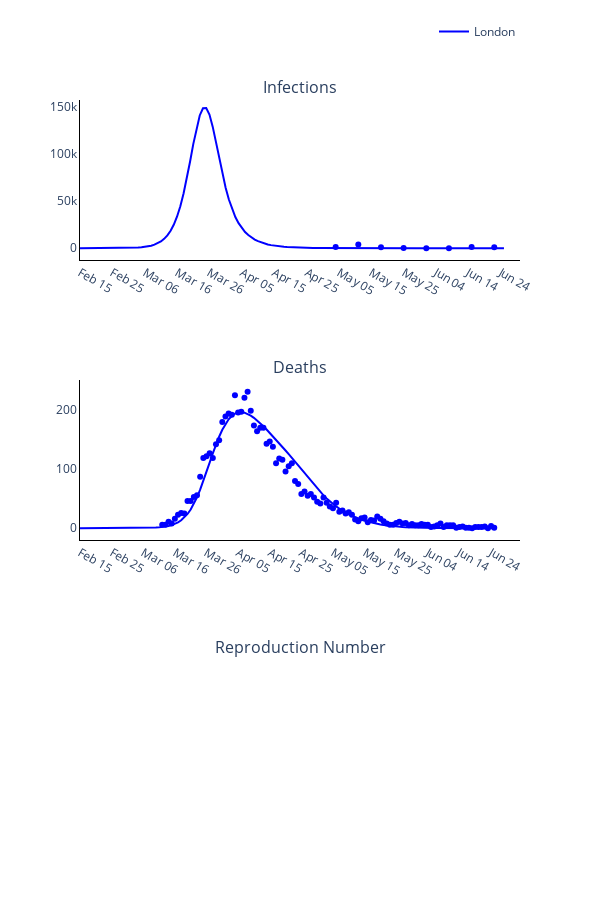

The notebook cell this image was saved under:
### Markdown cell above
### Plot observed versus predicted using model with optimised parameters

### Code cell
# Trace names - represent the solver used for the simulation
trace_name = regions
titles = ['Infections', 'Deaths', 'Reproduction Number']

fig = go.Figure()
fig = make_subplots(rows=len(titles), cols=1, subplot_titles=tuple(titles), horizontal_spacing = 0.15)

# Plot (continuous predicted timeline and pointwise observed numbers each day)
for r, region in enumerate(regions):
    # Plot of infections
    fig.add_trace(
        go.Scatter(
            x=times,
            y=new_infec_pred[r].tolist(),
            mode='lines',
            name=trace_name[r],
            line_color=colours[r]
        ),
        row= 1,
        col= 1
    )

    fig.add_trace(
        go.Scatter(
            x=serology_times,
            y=np.sum(np.multiply(np.nan_to_num(np.divide(positives_data[r], tests[r])), susceptibles[r]), axis=1).tolist(),
            mode='markers',
            name=trace_name[r],
            showlegend=False,
            line_color=colours[r]
        ),
        row= 1,
        col= 1
    )

    # Plot deaths
    fig.add_trace(
        go.Scatter(
            x=times,
            y=deaths_pred[r].tolist(),
            mode='lines',
            name=trace_name[r],
            showlegend=False,
            line_color=colours[r]
        ),
        row= 2,
        col= 1
    )

    fig.add_trace(
        go.Scatter(
            x=deaths_times,
            y=np.sum(deaths_data[r], axis=1).tolist(),
            mode='markers',
            name=trace_name[r],
            showlegend=False,
            line_color=colours[r]
        ),
        row= 2,
        col= 1
    )

    # Plot reproduction number
    #fig.add_trace(
    #    go.Scatter(
    #        x=times,
    #        y=reprod_num_pred[r].tolist(),
    #        mode='lines',
    #        name=trace_name[r],
    #        showlegend=False,
    #        line_color=colours[r]
    #    ),
    #    row= 3,
    #    col= 1
    #)

# Add axis labels
fig.update_layout(
    width=600, 
    height=900,
    plot_bgcolor='white',
    xaxis=dict(
        linecolor='black',
        tickvals=np.arange(1, total_days, 10).tolist(),
        ticktext=['Feb 15', 'Feb 25', 'Mar 06', 'Mar 16', 'Mar 26', 'Apr 05', 'Apr 15', 'Apr 25', 'May 05', 'May 15', 'May 25', 'Jun 04', 'Jun 14', 'Jun 24']),
    yaxis=dict(linecolor='black'),
    xaxis2=dict(
        linecolor='black',
        tickvals=np.arange(1, total_days, 10).tolist(),
        ticktext=['Feb 15', 'Feb 25', 'Mar 06', 'Mar 16', 'Mar 26', 'Apr 05', 'Apr 15', 'Apr 25', 'May 05', 'May 15', 'May 25', 'Jun 04', 'Jun 14', 'Jun 24']),
    yaxis2=dict(linecolor='black'),
    xaxis3=dict(
        linecolor='black',
        tickvals=np.arange(1, total_days, 10).tolist(),
        ticktext=['Feb 15', 'Feb 25', 'Mar 06', 'Mar 16', 'Mar 26', 'Apr 05', 'Apr 15', 'Apr 25', 'May 05', 'May 15', 'May 25', 'Jun 04', 'Jun 14', 'Jun 24']),
    yaxis3=dict(linecolor='black'),
    legend=dict(
        orientation='h',
        yanchor="bottom",
        y=1.075,
        xanchor="right",
        x=1)
    )

fig.write_image('images/Figure-3-optimisation.pdf')
fig.show()

### Figure 1 — Plotly figure (JSON) as saved in the notebook; plotly's stock layout.template omitted (floating-point values rounded to 4 significant figures; data arrays with more than 128 entries replaced by an {"elided": "..."} marker saying what was removed)
{"data": [{"line": {"color": "blue"}, "mode": "lines", "name": "London", "type": "scatter", "x": {"elided": "132 int values"}, "xaxis": "x", "y": {"elided": "132 float values"}, "yaxis": "y"}, {"line": {"color": "blue"}, "mode": "markers", "name": "London", "showlegend": false, "type": "scatter", "x": [80, 87, 94, 101, 108, 115, 122, 129], "xaxis": "x", "y": [1324.0, 3902.0, 1017.0, 372.9, 0, 0, 1378.0, 997.1, 982, 818.3, 241.0, 240.6, 0, 0, 827.9, 1296.0, 0, 1934.0, 2575.0, 2745.0, 709.9, 3286.0, 7272.0, 5684.0, 3567.0, 0, 6016.0, 7705.0, 8541.0, 0, 19160.0, 16580.0, 16990.0, 4429.0, 3429.0, 3375.0, 2405.0, 1205.0, 725.3, 1277.0, 6202.0, 998.6, 527.7, 1008.0, 0, 669.5, 446.0, 1265.0, 739.8, 6587.0, 6924.0, 5566.0, 3583.0], "yaxis": "y"}, {"line": {"color": "blue"}, "mode": "lines", "name": "London", "showlegend": false, "type": "scatter", "x": {"elided": "132 int values"}, "xaxis": "x2", "y": {"elided": "132 float values"}, "yaxis": "y2"}, {"line": {"color": "blue"}, "mode": "markers", "name": "London", "showlegend": false, "type": "scatter", "x": [27, 28, 29, 30, 31, 32, 33, 34, 35, 36, 37, 38, 39, 40, 41, 42, 43, 44, 45, 46, 47, 48, 49, 50, 51, 52, 53, 54, 55, 56, 57, 58, 59, 60, 61, 62, 63, 64, 65, 66, 67, 68, 69, 70, 71, 72, 73, 74, 75, 76, 77, 78, 79, 80, 81, 82, 83, 84, 85, 86, 87, 88, 89, 90, 91, 92, 93, 94, 95, 96, 97, 98, 99, 100, 101, 102, 103, 104, 105, 106, 107, 108, 109, 110, 111, 112, 113, 114, 115, 116, 117, 118, 119, 120, 121, 122, 123, 124, 125, 126, 127, 128, 129, 130, 131, 132], "xaxis": "x2", "y": {"elided": "471 int values"}, "yaxis": "y2"}], "layout": {"annotations": [{"font": {"size": 16}, "showarrow": false, "text": "Infections", "x": 0.5, "xanchor": "center", "xref": "paper", "y": 1, "yanchor": "bottom", "yref": "paper"}, {"font": {"size": 16}, "showarrow": false, "text": "Deaths", "x": 0.5, "xanchor": "center", "xref": "paper", "y": 0.6111, "yanchor": "bottom", "yref": "paper"}, {"font": {"size": 16}, "showarrow": false, "text": "Reproduction Number", "x": 0.5, "xanchor": "center", "xref": "paper", "y": 0.2222, "yanchor": "bottom", "yref": "paper"}], "height": 900, "legend": {"orientation": "h", "x": 1, "xanchor": "right", "y": 1.075, "yanchor": "bottom"}, "plot_bgcolor": "white", "width": 600, "xaxis": {"anchor": "y", "domain": [0, 1], "linecolor": "black", "ticktext": ["Feb 15", "Feb 25", "Mar 06", "Mar 16", "Mar 26", "Apr 05", "Apr 15", "Apr 25", "May 05", "May 15", "May 25", "Jun 04", "Jun 14", "Jun 24"], "tickvals": [1, 11, 21, 31, 41, 51, 61, 71, 81, 91, 101, 111, 121, 131]}, "xaxis2": {"anchor": "y2", "domain": [0, 1], "linecolor": "black", "ticktext": ["Feb 15", "Feb 25", "Mar 06", "Mar 16", "Mar 26", "Apr 05", "Apr 15", "Apr 25", "May 05", "May 15", "May 25", "Jun 04", "Jun 14", "Jun 24"], "tickvals": [1, 11, 21, 31, 41, 51, 61, 71, 81, 91, 101, 111, 121, 131]}, "xaxis3": {"anchor": "y3", "domain": [0, 1], "linecolor": "black", "ticktext": ["Feb 15", "Feb 25", "Mar 06", "Mar 16", "Mar 26", "Apr 05", "Apr 15", "Apr 25", "May 05", "May 15", "May 25", "Jun 04", "Jun 14", "Jun 24"], "tickvals": [1, 11, 21, 31, 41, 51, 61, 71, 81, 91, 101, 111, 121, 131]}, "yaxis": {"anchor": "x", "domain": [0.7778, 1], "linecolor": "black"}, "yaxis2": {"anchor": "x2", "domain": [0.3889, 0.6111], "linecolor": "black"}, "yaxis3": {"anchor": "x3", "domain": [0, 0.2222], "linecolor": "black"}}}
